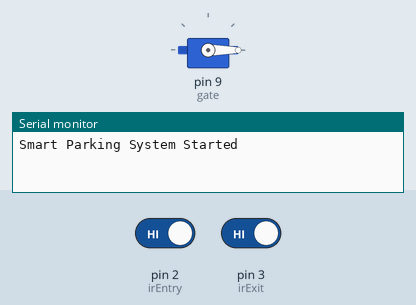
This sketch was run on a simulated Arduino Uno, built with avr-gcc and run on an emulated ATmega328P. Parts: servo, the last lines printed to the serial monitor. The test bench sets the inputs (shaded band); at power-on: pin 2 (irEntry) HIGH, pin 3 (irExit) HIGH.

Above: at 1.2 s.
1.3 s: pin 2 (irEntry) driven LOW
At 1.6 s:
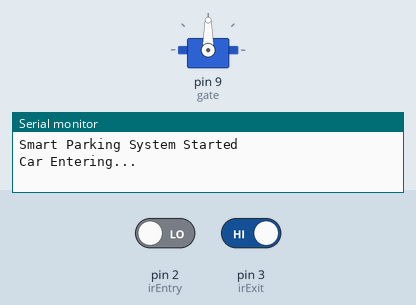
4.3 s: pin 3 (irExit) driven LOW
At 8.7 s:
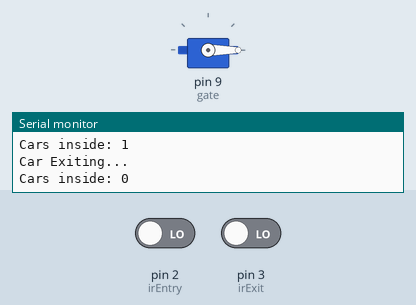
Timing chart, 0 to 10.2 s (numbered marks = the images above; inputs shaded):
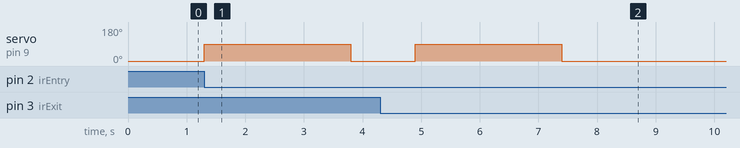

The sketch:

smart_parking.ino
```cpp
#include <Servo.h>

Servo gate;

// IR pins
const int irEntry = 2;
const int irExit = 3;

// Parking count
int carCount = 0;
const int maxSlots = 4;

// State tracking
int lastEntryState = HIGH;
int lastExitState = HIGH;

void setup() {
  pinMode(irEntry, INPUT);
  pinMode(irExit, INPUT);

  gate.attach(9);
  gate.write(0); // Gate closed

  Serial.begin(9600);
  Serial.println("Smart Parking System Started");
}

void loop() {

  int entryState = digitalRead(irEntry);
  int exitState = digitalRead(irExit);

  // ENTRY
  if (entryState == LOW && lastEntryState == HIGH) {

    if (carCount < maxSlots) {
      Serial.println("Car Entering...");

      gate.write(90); // Open gate
      delay(2500);

      gate.write(0); // Close gate
      delay(1000);

      carCount++;
      Serial.print("Cars inside: ");
      Serial.println(carCount);
    }
    else {
      Serial.println("Parking FULL");
    }
  }

  // EXIT
  if (exitState == LOW && lastExitState == HIGH) {

    Serial.println("Car Exiting...");

    gate.write(90);
    delay(2500);

    gate.write(0);
    delay(1000);

    if (carCount > 0) {
      carCount--;
    }

    Serial.print("Cars inside: ");
    Serial.println(carCount);
  }

  // Save states
  lastEntryState = entryState;
  lastExitState = exitState;

  delay(100);
}
```

Measured:
- after the input at 1.3 s, servo on pin 9 (gate): 0° → 90° at once, → 0° 2.5 s later
- after the input at 4.3 s, servo on pin 9 (gate): 0° → 90° after 0.60 s, → 0° 2.5 s later
